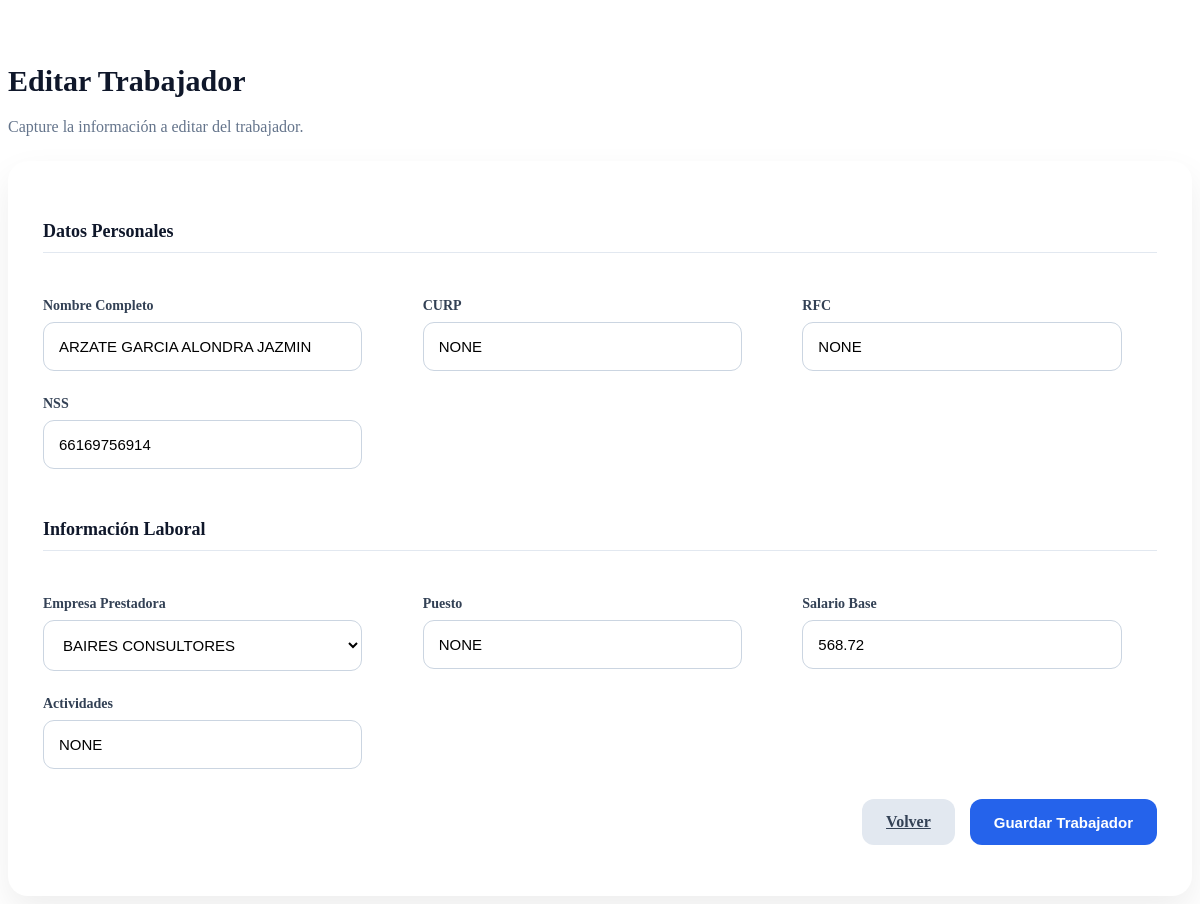
The page /trabajadores/editar/1 (signed in) on the database its author committed.
### models/models.py (models this page shows, shortened)
class Trabajador(db.Model):
    __tablename__ = 'dim_trabajadores'
    id = db.Column(db.Integer, primary_key=True)
    nombre_trabajador =  db.Column(db.String(200))
    curp = db.Column(db.String(200))
    rfc = db.Column(db.String(200))
    nss = db.Column(db.String(200))
    salario_base = db.Column(db.Float)
    actividades = db.Column(db.String(400))
    puesto = db.Column(db.String(300))
    fecha_ingreso = db.Column(db.Date)
    fecha_baja = db.Column(db.Date)
    activo = db.Column(db.Boolean(), default=True)
    encargado = db.Column(db.String(300))
    empresa_id = db.Column(
        db.Integer,
        db.ForeignKey(
            "dim_empresas.id"
        ),
        nullable=False
    )

class Empresa(db.Model):
    __tablename__ = "dim_empresas"
    id = db.Column(db.Integer, primary_key=True)
    nombre = db.Column(db.String(200), nullable=False, unique=True)
    rfc = db.Column(db.String(13))
    representante = db.Column(db.String(200))
    domicilio = db.Column(db.String(300))
    correo = db.Column(db.String(150))
    telefono = db.Column(db.String(20))
    nivel = db.Column(db.Integer)
    regimen_fiscal = db.Column(db.String(300))
    activo = db.Column(db.Boolean(), default=True)
    proyectos = db.relationship(
        "Proyecto",
        backref="empresa",
        lazy=True
    )
    trabajadores = db.relationship(
        "Trabajador",
        backref="empresa",
        lazy=True
    )

### app.py (the view, shortened to what this page needs)
@app.route('/trabajadores/editar/<int:id>', methods=['GET', 'POST'])
@login_required
def editar_trabajador(id):
    trabajador = Trabajador.query.get_or_404(id)
    empresas = Empresa.query.all()
    return render_template(
        'editar_trabajador.html',
        trabajador=trabajador,
        empresas=empresas
    )

### app.py (called while the page is built)
@login_manager.user_loader
def load_user(id):
    return Users.query.get(
        int(id)
    )

### templates/editar_trabajador.html (shortened to what this page needs)
<html>
    <head>
        <link rel="stylesheet" href="{{ url_for('static', filename='css/formularios.css') }}">
    </head>
    <body>
        <br><br>
        <div class="form-container">
            <div class="form-title">
                <h1>Editar Trabajador</h1>
                <p>Capture la información a editar del trabajador.</p>
            </div>
            <div class="form-card">
                <form method="POST">
                    <div class="form-grid">
                        <div class="section-title full-width">
                            Datos Personales
                        </div>
                        <div class="form-group">
                            <label>Nombre Completo</label>
                            <input type="text" name="nombre_trabajador" value="{{ trabajador.nombre_trabajador }}" required style="text-transform: uppercase;">
                        </div>
                        <div class="form-group">
                            <label>CURP</label>
                            <input type="text" name="curp"  maxlength="18" value="{{ trabajador.curp }}" required style="text-transform: uppercase;">
                        </div>
                        <div class="form-group">
                            <label>RFC</label>
                            <input type="text" name="rfc" maxlength="13" value="{{ trabajador.rfc }}" style="text-transform: uppercase;">
                        </div>
                        <div class="form-group">
                            <label>NSS</label>
                            <input type="text" name="nss" value="{{ trabajador.nss }}" maxlength="11" required>
                        </div>
                        <div class="section-title full-width">
                            Información Laboral
                        </div>
                        <div class="form-group">
                            <label>Empresa Prestadora</label>
                            <select name="empresa_id">
                                {% for e in empresas %}
                                    <option value="{{ e.id }}"
                                        {% if trabajador.empresa_id == e.id %}
                                            selected
                                        {% endif %}
                                    >
                                        {{ e.nombre }}
                                    </option>
                                {% endfor %}
                            </select>
                        </div>
                        <div class="form-group">
                            <label>Puesto</label>
                            <input  type="text" name="puesto" value="{{ trabajador.puesto }}" style="text-transform: uppercase;">
                        </div>
                        <div class="form-group">
                            <label>Salario Base</label>
                            <input  type="text" name="salario_base" value="{{ trabajador.salario_base }}" required>
                        </div>
                        <div class="form-group">
                            <label>Actividades</label>
                            <input type="text" name="actividades" value="{{ trabajador.actividades }}" style="text-transform: uppercase;">
                        </div>
                    </div>
                    <div class="form-actions">
                        <a href="{{ url_for('trabajadores') }}" class="btn-secondary">
                            Volver
                        </a>
                        <button type="submit" class="btn-primary">
                            Guardar Trabajador
                        </button>
                    </div>
                </form>
            </div>
        </div>
    </body>
</html>

### static/css/formularios.css (style rules this page uses)
.form-container { max-width:1200px; margin:auto; }
.form-title { margin-bottom:25px; }
.form-title h1 { color:#0f172a; font-size:30px; font-weight:700; }
.form-title p { color:#64748b; margin-top:5px; }
.form-card { background:#ffffff; border-radius:20px; padding:35px; box-shadow: 0 15px 35px rgba( 0, 0, 0, 0.07 ); }
.form-grid { display:grid; grid-template-columns: repeat( auto-fit, minmax( 280px, 1fr ) ); gap:25px; }
.form-group { display:flex; flex-direction:column; }
.form-group label { font-size:14px; font-weight:600; color:#334155; margin-bottom:8px; }
.form-group input, .form-group select, .form-group textarea { width:90%; padding:15px; border:1px solid #cbd5e1; border-radius:11px; font-size:15px; background:#fff; transition:.3s; }
.full-width { grid-column: 1 / -1; }
.form-actions { margin-top:30px; display:flex; gap:15px; justify-content:flex-end; }
.btn-primary { background:#2563eb; color:white; border:none; border-radius:12px; padding:14px 24px; cursor:pointer; font-weight:600; font-size:15px; transition:.3s; }
.btn-secondary { background:#e2e8f0; color:#334155; border:none; border-radius:12px; padding:14px 24px; cursor:pointer; font-weight:600; transition:.3s; }
.section-title { margin-top:25px; margin-bottom:20px; padding-bottom:10px; border-bottom:1px solid #e2e8f0; color:#0f172a; font-size:18px; font-weight:600; }

### rows shown on the page
Trabajador: nombre_trabajador "ARZATE GARCIA ALONDRA JAZMIN", curp "NONE", rfc "None", nss "66169756914", empresa_id "BAIRES CONSULTORES", puesto "NONE", salario_base "568.72", actividades "None"
